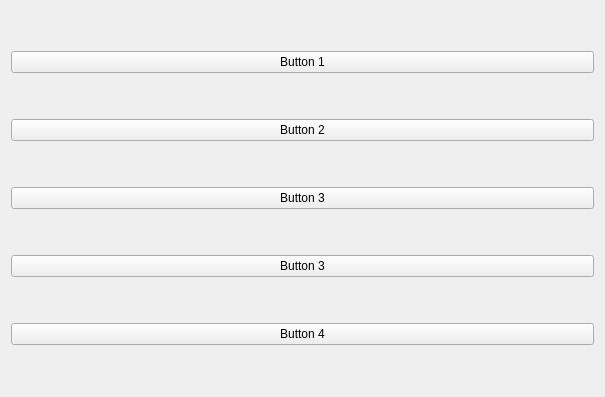
<?xml version="1.0" encoding="UTF-8"?>
<ui version="4.0">
 <class>Form</class>
 <widget class="QWidget" name="Form">
  <property name="geometry">
   <rect>
    <x>0</x>
    <y>0</y>
    <width>605</width>
    <height>397</height>
   </rect>
  </property>
  <property name="windowTitle">
   <string>VBox Layout</string>
  </property>
  <layout class="QVBoxLayout" name="verticalLayout">
   <item>
    <widget class="QPushButton" name="pushButton">
     <property name="text">
      <string>Button 1</string>
     </property>
    </widget>
   </item>
   <item>
    <widget class="QPushButton" name="pushButton_2">
     <property name="text">
      <string>Button 2</string>
     </property>
    </widget>
   </item>
   <item>
    <widget class="QPushButton" name="pushButton_4">
     <property name="text">
      <string>Button 3</string>
     </property>
    </widget>
   </item>
   <item>
    <widget class="QPushButton" name="pushButton_3">
     <property name="text">
      <string>Button 3</string>
     </property>
    </widget>
   </item>
   <item>
    <widget class="QPushButton" name="pushButton_5">
     <property name="text">
      <string>Button 4</string>
     </property>
    </widget>
   </item>
  </layout>
 </widget>
 <resources/>
 <connections/>
</ui>
